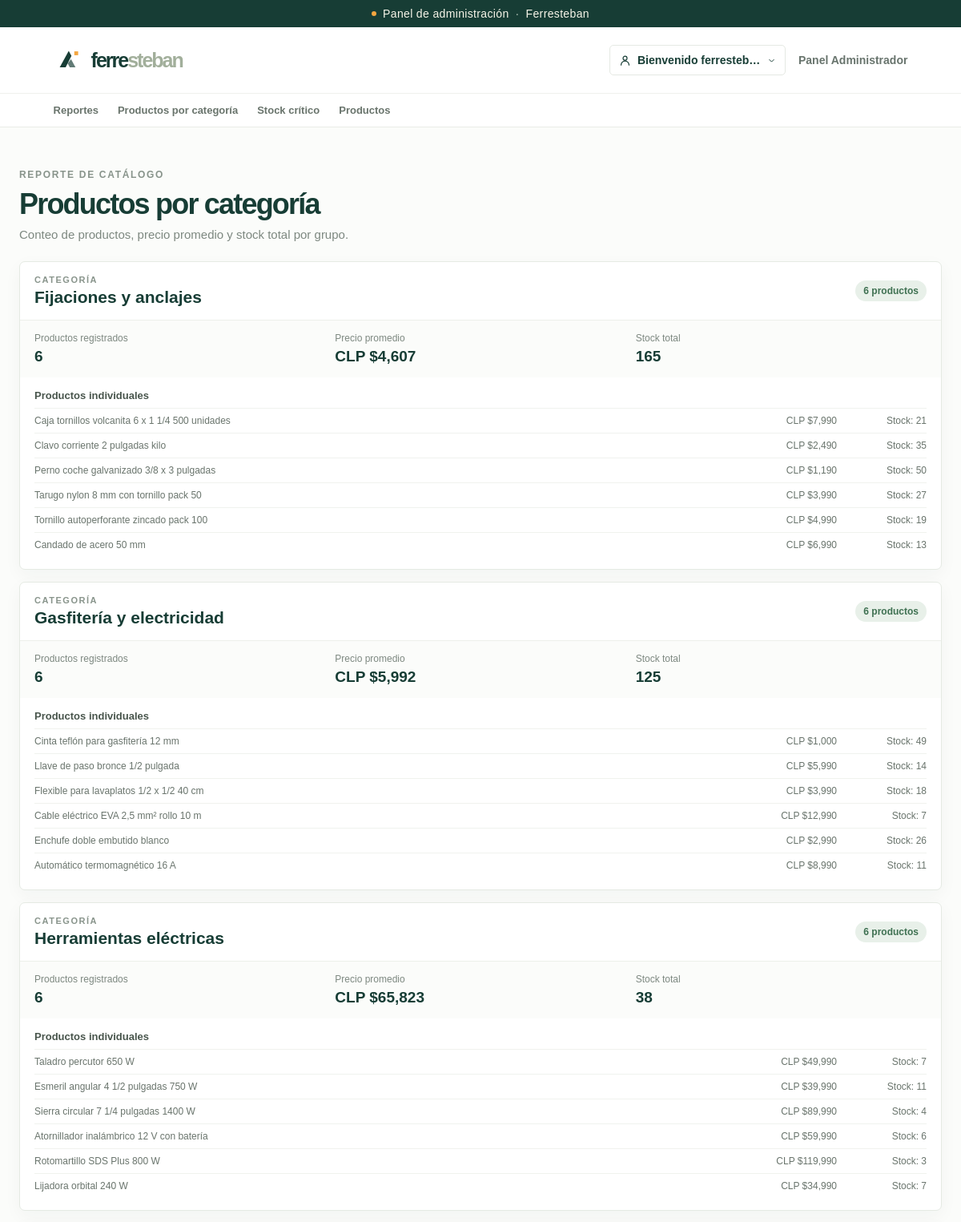
Page /panel-administrador/reportes/categorias/ (signed in, upper part) on the committed database.
### productos/models.py (models this page shows, shortened)
class Categoria(models.Model):
    nombre = models.CharField(max_length=255)
    descripcion = models.TextField()

class Producto(models.Model):
    nombre = models.CharField(max_length=255)
    categoria = models.ForeignKey(Categoria, on_delete=models.CASCADE)
    precio = models.DecimalField(max_digits=10, decimal_places=2)
    stock = models.IntegerField()
    imagen_archivo = models.ImageField(
        upload_to='productos/',
        blank=True,
        verbose_name='Imagen local',
        help_text='Sube una imagen desde tu equipo. Si agregas ambas, se mostrará esta.',
    )
    imagen_url = models.URLField(
        max_length=2048,
        blank=True,
        verbose_name='Enlace de imagen',
        help_text='URL directa a una imagen. Puedes usarla en vez de subir un archivo.',
    )
    imagen_fuente_url = models.URLField(
        max_length=2048,
        blank=True,
        verbose_name='Fuente de la imagen',
        help_text='Página de origen de la imagen (opcional).',
    )
    imagen_credito = models.TextField(
        blank=True,
        verbose_name='Crédito de la imagen',
        help_text='Autor y licencia de la imagen, cuando corresponda.',
    )
    creado_en = models.DateTimeField(default=timezone.now)

### productos/views.py (the view)
# urls.py: path('panel-administrador/reportes/categorias/', views.admin_category_report, name='admin_category_report'),
@_staff_required
def admin_category_report(request):
    categorias = Categoria.objects.annotate(
        total_productos=Count('producto'),
        precio_promedio=Avg('producto__precio'),
        stock_total=Sum('producto__stock'),
    ).prefetch_related('producto_set').order_by('nombre')
    return render(request, 'productos/report_categories.html', {
        'categorias': categorias,
    })

### productos/views.py (called while the page is built)
def _staff_required(view_func):
    return login_required(login_url='account')(
        user_passes_test(
            lambda user: user.is_staff,
            login_url='index',
        )(view_func)
    )

### productos/templates/productos/report_categories.html (shortened to what this page needs)
{% extends "productos/base.html" %}
{% block content %}
<div class="admin-page__intro">
  <p class="eyebrow eyebrow--muted">REPORTE DE CATÁLOGO</p>
  <h1>Productos por categoría</h1>
  <p>Conteo de productos, precio promedio y stock total por grupo.</p>
</div>
<div class="report-category-list">
  {% for categoria in categorias %}
  <section class="report-category">
    <header class="report-category__heading">
      <div>
        <p class="eyebrow eyebrow--muted">CATEGORÍA</p>
        <h2>{{ categoria.nombre }}</h2>
      </div>
      <span class="report-category__count">{{ categoria.total_productos }} producto{{ categoria.total_productos|pluralize:"s" }}</span>
    </header>
    <div class="report-metrics">
      <div><span>Productos registrados</span><strong>{{ categoria.total_productos }}</strong></div>
      <div><span>Precio promedio</span><strong>{% if categoria.precio_promedio is not None %}CLP ${{ categoria.precio_promedio|floatformat:"0g" }}{% else %}—{% endif %}</strong></div>
      <div><span>Stock total</span><strong>{{ categoria.stock_total|default_if_none:0 }}</strong></div>
    </div>
    <div class="report-products">
      <h3>Productos individuales</h3>
      {% for producto in categoria.producto_set.all %}
      <div class="report-products__row">
        <span>{{ producto.nombre }}</span>
        <span>CLP ${{ producto.precio|floatformat:"0g" }}</span>
        <span>Stock: {{ producto.stock }}</span>
      </div>
      {% empty %}
      <p class="report-empty">No hay productos registrados en esta categoría.</p>
      {% endfor %}
    </div>
  </section>
  {% empty %}
  <section class="report-empty-card">No hay categorías registradas.</section>
  {% endfor %}
</div>
{% endblock %}

### productos/templates/productos/_account_menu.html (shortened to what this page needs)
{% if user.is_authenticated %}
<details class="account-menu">
  <summary class="account-menu__trigger">
    <svg viewBox="0 0 24 24" aria-hidden="true">
      <circle cx="12" cy="8" r="3.5"></circle>
      <path d="M5 20a7 7 0 0 1 14 0"></path>
    </svg>
    <span>Bienvenido {{ user.first_name|default:user.email|default:user.username }}</span>
    <svg class="account-menu__chevron" viewBox="0 0 24 24" aria-hidden="true"><path d="m7 10 5 5 5-5"></path></svg>
  </summary>
</details>
{% endif %}

### productos/static/productos/catalogo.css (style rules this page uses)
:root { color-scheme: light; --ink: #202b27; --muted: #77817b; --green: #173d35; --green-light: #e8f0e9; --orange: #f4a640; --line: #e9ece7; --paper: #fff; --page: #fbfcfa; font-family: "DM Sans", sans-serif; font-synthesis: none; text-rendering: optimizeLegibility; -webkit-font-smoothing: antialiased; -moz-osx-font-smoothing: grayscale; }
* { box-sizing: border-box; }
html { scroll-behavior: smooth; }
body { margin: 0; color: var(--ink); background: var(--page); font-size: 17px; }
.account-link, .account-menu__trigger { min-height: 38px; display: inline-flex; align-items: center; gap: 7px; padding: 7px 10px; border: 1px solid #e5e9e3; border-radius: 5px; color: var(--green); background: #fff; font-size: 14px; font-weight: 700; white-space: nowrap; }
.account-link svg, .account-menu__trigger > svg:first-child { width: 17px; height: 17px; flex: 0 0 auto; fill: none; stroke: currentColor; stroke-width: 1.7; stroke-linecap: round; stroke-linejoin: round; }
.account-menu { position: relative; }
.account-menu__trigger { max-width: 220px; list-style: none; cursor: pointer; }
.account-menu__trigger > span { overflow: hidden; text-overflow: ellipsis; }
.account-menu__chevron { width: 13px; height: 13px; flex: 0 0 auto; fill: none; stroke: currentColor; stroke-width: 1.8; stroke-linecap: round; stroke-linejoin: round; transition: transform .18s; }
.eyebrow { margin: 0 0 18px; color: #cfdbcd; font-size: 12px; font-weight: 700; letter-spacing: .14em; }
.eyebrow--muted { margin-bottom: 10px; color: #88948b; }
.admin-page__intro { margin-bottom: 25px; }
.admin-page__intro .eyebrow { margin-bottom: 8px; }
.admin-page__intro h1, .admin-delete-card h1 { margin: 0; color: var(--green); font: 700 clamp(30px, 3vw, 38px)/1.2 "Manrope", sans-serif; letter-spacing: -.05em; }
.admin-page__intro > p:last-child { margin: 8px 0 0; color: #7d8880; font-size: 15px; }
.report-category-list { display: grid; gap: 15px; }
.report-category { overflow: hidden; border: 1px solid #e5eae3; border-radius: 7px; background: #fff; box-shadow: 0 7px 22px rgb(33 60 43 / 4%); }
.report-category__heading { display: flex; justify-content: space-between; align-items: center; gap: 15px; padding: 16px 18px; border-bottom: 1px solid #edf0ea; }
.report-category__heading .eyebrow { margin: 0 0 4px; font-size: 11px; }
.report-category__heading h2 { margin: 0; color: var(--green); font: 700 21px "Manrope", sans-serif; }
.report-category__count { padding: 6px 10px; border-radius: 20px; color: #3f7152; background: #e8f0e9; font-size: 12px; font-weight: 700; white-space: nowrap; }
.report-metrics { display: grid; grid-template-columns: repeat(3, minmax(0, 1fr)); gap: 12px; padding: 15px 18px; background: #fbfcfa; }
.report-metrics > div { display: flex; flex-direction: column; gap: 5px; }
.report-metrics span { color: #7d8880; font-size: 12px; }
.report-metrics strong { color: var(--green); font: 700 19px "Manrope", sans-serif; }
.report-products { padding: 15px 18px; }
.report-products h3 { margin: 0 0 8px; color: #48554c; font-size: 13px; }
.report-products__row { display: grid; grid-template-columns: minmax(0, 1fr) 150px 100px; gap: 12px; padding: 8px 0; border-top: 1px solid #f0f2ee; color: #69746c; font-size: 12px; }
.report-products__row span:not(:first-child) { text-align: right; white-space: nowrap; }

### rows in the picture
Categoria: nombre "Fijaciones y anclajes", total_productos "6", precio_promedio "4,607", stock_total "165"
Producto: nombre "Caja tornillos volcanita 6 x 1 1/4 500 unidades", precio "7,990", stock "21"
Producto: nombre "Clavo corriente 2 pulgadas kilo", precio "2,490", stock "35"
Producto: nombre "Perno coche galvanizado 3/8 x 3 pulgadas", precio "1,190", stock "50"
Producto: nombre "Tarugo nylon 8 mm con tornillo pack 50", precio "3,990", stock "27"
Producto: nombre "Tornillo autoperforante zincado pack 100", precio "4,990", stock "19"
Producto: nombre "Candado de acero 50 mm", precio "6,990", stock "13"
Categoria: nombre "Gasfitería y electricidad", total_productos "6", precio_promedio "5,992", stock_total "125"
Producto: nombre "Cinta teflón para gasfitería 12 mm", precio "1,000", stock "49"
Producto: nombre "Llave de paso bronce 1/2 pulgada", precio "5,990", stock "14"
Producto: nombre "Flexible para lavaplatos 1/2 x 1/2 40 cm", precio "3,990", stock "18"
Producto: nombre "Cable eléctrico EVA 2,5 mm² rollo 10 m", precio "12,990", stock "7"
Producto: nombre "Enchufe doble embutido blanco", precio "2,990", stock "26"
Producto: nombre "Automático termomagnético 16 A", precio "8,990", stock "11"
Categoria: nombre "Herramientas eléctricas", total_productos "6", precio_promedio "65,823", stock_total "38"
Producto: nombre "Taladro percutor 650 W", precio "49,990", stock "7"
Producto: nombre "Esmeril angular 4 1/2 pulgadas 750 W", precio "39,990", stock "11"
Producto: nombre "Sierra circular 7 1/4 pulgadas 1400 W", precio "89,990", stock "4"
Producto: nombre "Atornillador inalámbrico 12 V con batería", precio "59,990", stock "6"
Producto: nombre "Rotomartillo SDS Plus 800 W", precio "119,990", stock "3"
Producto: nombre "Lijadora orbital 240 W", precio "34,990", stock "7"

### other values in the picture
{{ user.first_name|default:user.email|default:user.username }} "ferresteb…"
